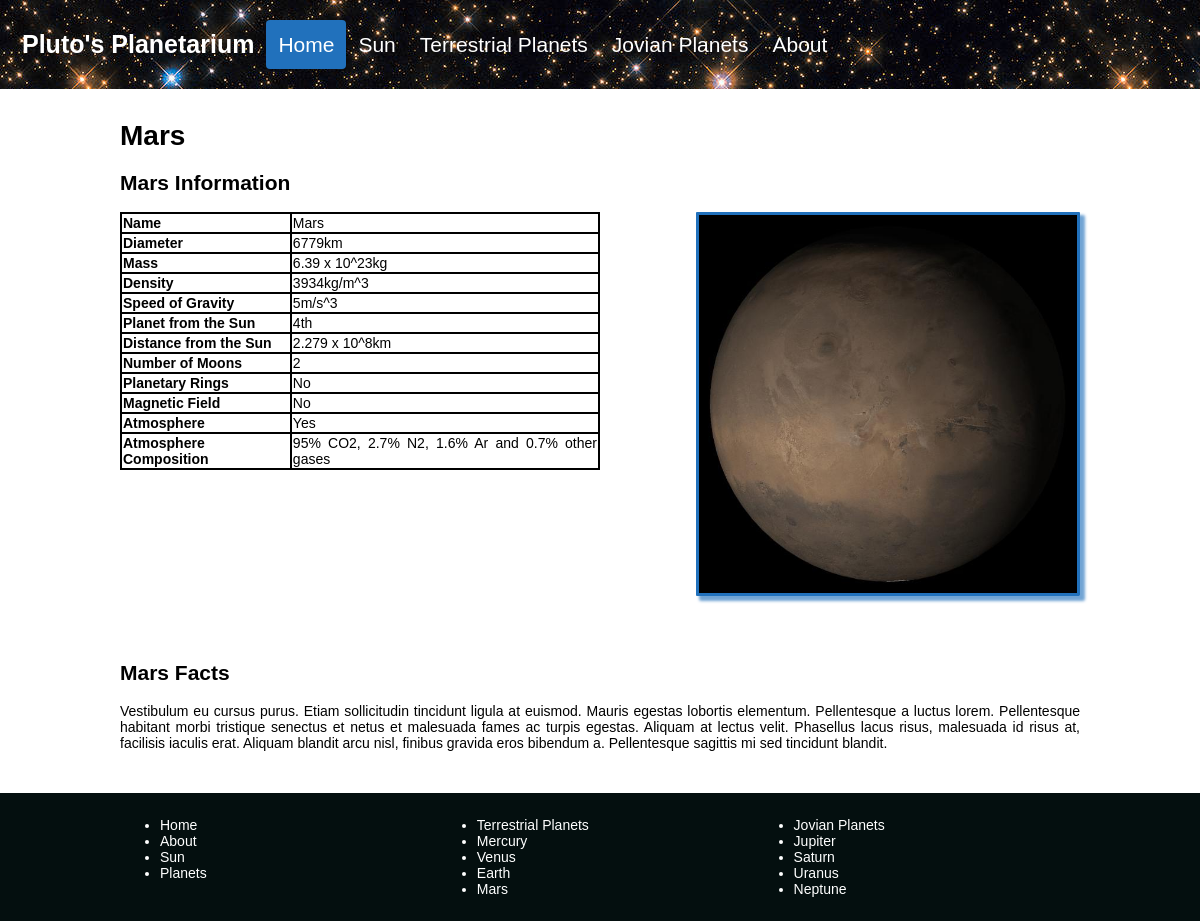
Screenshot of /WebPageFiles/Planets.php?Planet=Mars with the database file from the repository.
### tables this page shows
CREATE TABLE `planetstable` (
  `PlanetName` text,
  `PlanetDiameter` text,
  `PlanetMass` text,
  `PlanetDensity` text,
  `PlanetGravity` text,
  `PlanetNumber` text,
  `SunDistance` text,
  `NumberMoon` text,
  `PlanetRings` text,
  `MagneticField` text,
  `PlanetAtmosphere` text,
  `PlanetAtmosphereComposition` text,
  `PlanetMoreFacts` text,
  `PlanetImage` text
);

### WebPageFiles/Planets.php (the view, shortened to what this page needs)
<!DOCTYPE html>
<html lang="en">
<head>
  <link rel="stylesheet" href="./ProjectStyleSheet.css">
</head>
<body>
  <?php include 'navBar.php'; ?>
  <div class="MainText">
  <?php
    if (isset($_GET["Planet"])) {
      $PlanetName = $_GET["Planet"];
      echo "<h1>".$PlanetName."</h1>";
      $username = "Admin_ProjectDataBase";
      $password = "Pluto";
      $dbname = "webdesignprojectdatabase";
      $conn = new mysqli('127.0.0.1', $username, $password, $dbname);
      $sql = "SELECT * FROM planetstable WHERE PlanetName = '$PlanetName'";
      $result = $conn->query($sql);
      $row = $result->fetch_assoc();
      echo "<h2>".$row["PlanetName"]." Information</h2>
      <table class=\"planetTable\">
        <tr>
          <th>Name</th>
          <td>".$row["PlanetName"]."</td>
        </tr>
        <tr>
          <th>Diameter</th>
          <td>".$row["PlanetDiameter"]."</td>
        </tr>
        <tr>
          <th>Mass</th>
          <td>".$row["PlanetMass"]."</td>
        </tr>
        <tr>
          <th>Density</th>
          <td>".$row["PlanetDensity"]."</td>
        </tr>
        <tr>
          <th>Speed of Gravity</th>
          <td>".$row["PlanetGravity"]."</td>
        </tr>
        <tr>
          <th>Planet from the Sun</th>
          <td>".$row["PlanetNumber"]."</td>
        </tr>
        <tr>
          <th>Distance from the Sun</th>
          <td>".$row["SunDistance"]."</td>
        </tr>
        <tr>
          <th>Number of Moons</th>
          <td>".$row["NumberMoon"]."</td>
        </tr>
        <tr>
          <th>Planetary Rings</th>
          <td>".$row["PlanetRings"]."</td>
        </tr>
        <tr>
          <th>Magnetic Field</th>
          <td>".$row["MagneticField"]."</td>
        </tr>
        <tr>
          <th>Atmosphere</th>
          <td>".$row["PlanetAtmosphere"]."</td>
        </tr>
        <tr>
          <th>Atmosphere Composition</th>
          <td>".$row["PlanetAtmosphereComposition"]."</td>
        </tr>
      </table>";
      echo "<div class=\"PlanetPageImageContain\"><img src=".$row["PlanetImage"]." class=\"PlanetPageImage\" alt=\"".$PlanetName." Image\"></div>";
      echo "<br style=\"clear:both;\"><h2>".$row["PlanetName"]." Facts</h2><p>".$row["PlanetMoreFacts"]."</p>";
    }
    else {
      header("Location:./home.php#Planets");
      exit();
    }
  ?>
  </div>
  <?php include 'footerNav.php'; ?>
</body>
</html>

### WebPageFiles/ProjectStyleSheet.css (style rules this page uses)
* { box-sizing: border-box; }
html { font-size: 14px; }
body { margin: 0; font-family: Arial; text-align: justify; width: 100%; }
h1 { font-weight: bold; font-size: 2em; }
.MainText { display: block; padding: 1% 10% 1% 10%; }
.planetTable, th, td { border: 2px solid black; }
.planetTable { border-collapse: collapse; width: 50%; float: left; }
th { text-align: left; }
.PlanetPageImageContain { float: left; padding-left: 10%; padding-bottom: 5%; width: 50%; }
.PlanetPageImage { width: 100%; height: auto; float: left; border: 3px solid #2171BC; border-radius: 1px; box-shadow: 4px 4px 3px 1px #71A4D4; }

### rows the page displays
planetstable: PlanetName "Mars", PlanetDiameter "6779km", PlanetMass "6.39 x 10^23kg", PlanetDensity "3934kg/m^3", PlanetGravity "5m/s^3", PlanetNumber "4th", SunDistance "2.279 x 10^8km", NumberMoon "2", PlanetRings "No", MagneticField "No", PlanetAtmosphere "Yes", PlanetAtmosphereComposition "95% CO2, 2.7% N2, 1.6% Ar and 0.7% other gases", PlanetImage (picture), PlanetMoreFacts "Vestibulum eu cursus purus. Etiam sollicitudin tincidunt ligula at euismod. Mauris egestas lobortis elementum. Pellentesque a luctus lorem. Pellentesque habitant morbi tristique senectus et netus et malesuada fames ac turpis egestas. Aliquam at lectus velit. Phasellus lacus risus, malesuada id risus at, facilisis iaculis erat. Aliquam blandit arcu nisl, finibus gravida eros bibendum a. Pellentesque sagittis mi sed tincidunt blandit."

### other values shown
$PlanetName "Mars"
